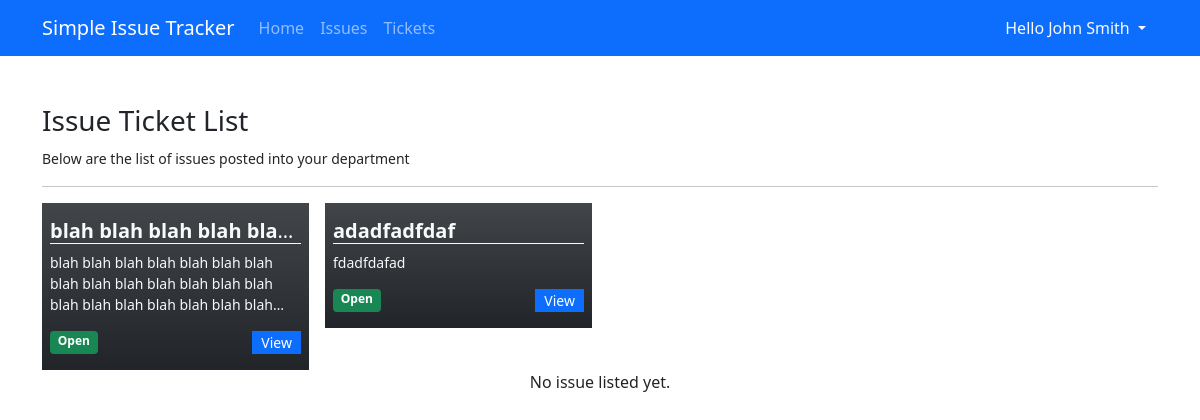
The page /?page=tickets (signed in) on the database as committed earlier.
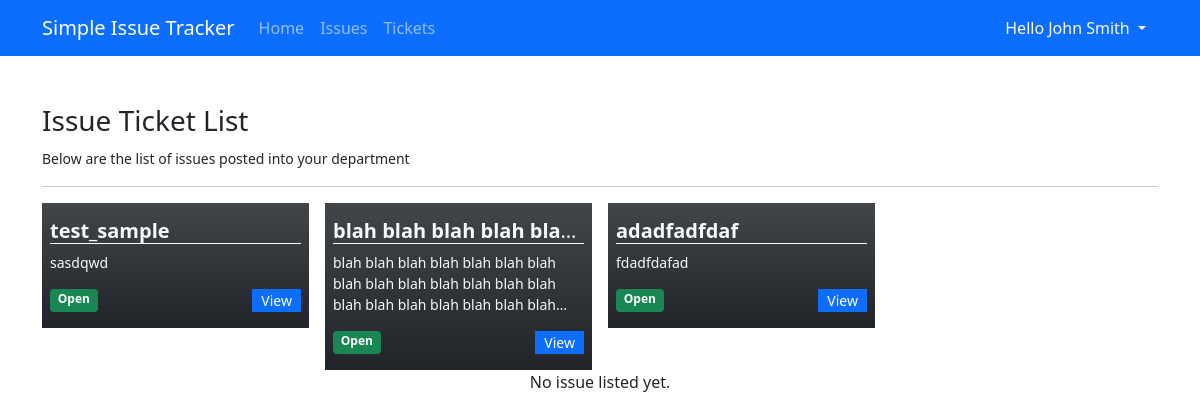
The same page on the database as committed later.
### tables this page shows
CREATE TABLE issue_list (
            `issue_id` INTEGER PRIMARY KEY AUTOINCREMENT,
            `title` TEXT NOT NULL,
            `description` TEXT NOT NULL,
            `department_id` INTEGER NOT NULL,
            `user_id` INTEGER NOT NULL,
            `status` INTEGER NOT NULL DEFAULT 0,
            `date_created` TIMESTAMP DEFAULT CURRENT_TIMESTAMP,
            `date_updated` TIMESTAMP NULL
        );

### tickets.php (the view, shortened to what this page needs)
<h3>Issue Ticket List</h3>
<small>Below are the list of issues posted into your department</small>
<hr>
<div class="row gx-3 row-cols-4">
    <?php
        $sql = "SELECT i.*,u.fullname, d.name from issue_list i inner join department_list d on i.department_id = d.rowid inner join user_list u on i.user_id = u.user_id where i.department_id = '{$_SESSION['department_id']}' ORDER BY i.`status` asc, strftime('%s', i.date_created) desc";
        $qry = $conn->query($sql);
        while($row = $qry->fetchArray()):
    ?>
    <div class="col">
        <div class="w-100 bg-dark text-light bg-gradient opcaity-70 py-3 px-2">
            <h5 class="truncate-1 border-bottom border-light" title="<?php echo $row['title'] ?>"><b><?php echo $row['title'] ?></b></h5>
            <small class="truncate-3">
            <?php
                echo $row['description'];
            ?>
            </small>
            <div class="w-100 d-flex justify-content-between align-items-middle mt-3">
                <?php
                if($row['status'] == 0 ){
                    echo "<span class='w-auto badge bg-success'>Open</span>";
                }else{
                    echo "<span class='w-auto badge bg-danger'>Closed</span>";
                }
                ?>
                <a class="btn btn-sm btn-primary col-auto py-0 rounded-0" href="./?page=view_issue&id=<?php echo md5($row['issue_id']) ?>">View</a>
            </div>
        </div>
    </div>
    <?php endwhile; ?>
</div>
<?php if(!$qry->fetchArray()): ?>
<div class="w-100 text-center">No issue listed yet.</div>
<?php endif; ?>

Rows that differ between the two databases and show on the page:
added issue_list: title "test_sample", description "sasdqwd", status "Open"
